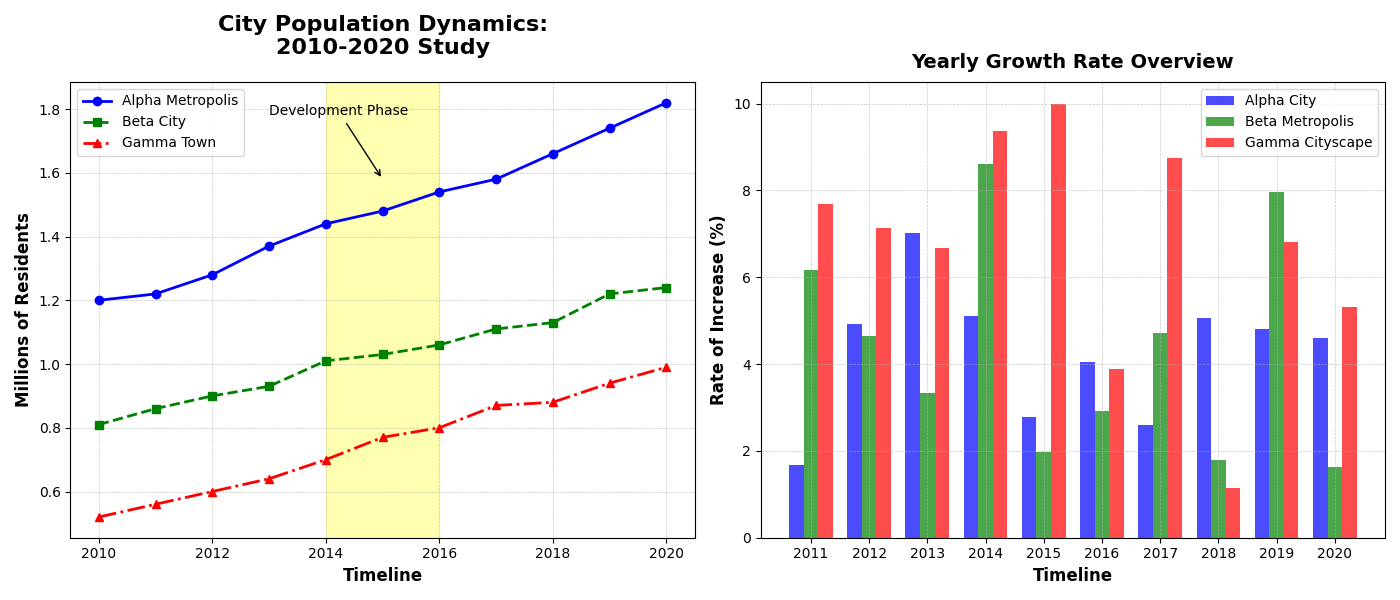

This figure's Python source:
import matplotlib.pyplot as plt
import numpy as np

years = np.arange(2010, 2021)

city1_population = [1.2, 1.22, 1.28, 1.37, 1.44, 1.48, 1.54, 1.58, 1.66, 1.74, 1.82]
city2_population = [0.81, 0.86, 0.9, 0.93, 1.01, 1.03, 1.06, 1.11, 1.13, 1.22, 1.24]
city3_population = [0.52, 0.56, 0.6, 0.64, 0.7, 0.77, 0.8, 0.87, 0.88, 0.94, 0.99]

def calculate_annual_growth_rate(data):
    return [100 * (data[k+1] - data[k]) / data[k] for k in range(len(data)-1)]

city1_growth = calculate_annual_growth_rate(city1_population)
city2_growth = calculate_annual_growth_rate(city2_population)
city3_growth = calculate_annual_growth_rate(city3_population)

fig, (ax1, ax2) = plt.subplots(1, 2, figsize=(14, 6))

ax1.plot(years, city1_population, marker='o', linestyle='-', color='blue', linewidth=2, label='Alpha Metropolis')
ax1.plot(years, city2_population, marker='s', linestyle='--', color='green', linewidth=2, label='Beta City')
ax1.plot(years, city3_population, marker='^', linestyle='-.', color='red', linewidth=2, label='Gamma Town')
ax1.set_title("City Population Dynamics:\n2010-2020 Study", fontsize=16, fontweight='bold', pad=20)
ax1.set_xlabel('Timeline', fontsize=12, fontweight='bold')
ax1.set_ylabel('Millions of Residents', fontsize=12, fontweight='bold')
ax1.grid(True, linestyle='--', linewidth=0.5, alpha=0.7)
ax1.legend(loc='upper left', fontsize=10)
ax1.axvspan(2014, 2016, color='yellow', alpha=0.3, label='Development Phase')
ax1.annotate('Development Phase', xy=(2015, 1.58), xytext=(2013, 1.78),
             arrowprops=dict(arrowstyle='->', connectionstyle='arc3', color='black'),
             fontsize=10, color='black')

ind = np.arange(len(city1_growth))
width = 0.25

ax2.bar(ind - width, city1_growth, width=width, color='blue', alpha=0.7, label='Alpha City')
ax2.bar(ind, city2_growth, width=width, color='green', alpha=0.7, label='Beta Metropolis')
ax2.bar(ind + width, city3_growth, width=width, color='red', alpha=0.7, label='Gamma Cityscape')
ax2.set_title('Yearly Growth Rate Overview', fontsize=14, fontweight='bold', pad=10)
ax2.set_xlabel('Timeline', fontsize=12, fontweight='bold')
ax2.set_ylabel('Rate of Increase (%)', fontsize=12, fontweight='bold')
ax2.set_xticks(ind)
ax2.set_xticklabels(years[1:])
ax2.legend(loc='upper right', fontsize=10)
ax2.grid(True, linestyle='--', linewidth=0.5, alpha=0.7)

plt.tight_layout()
plt.show()
